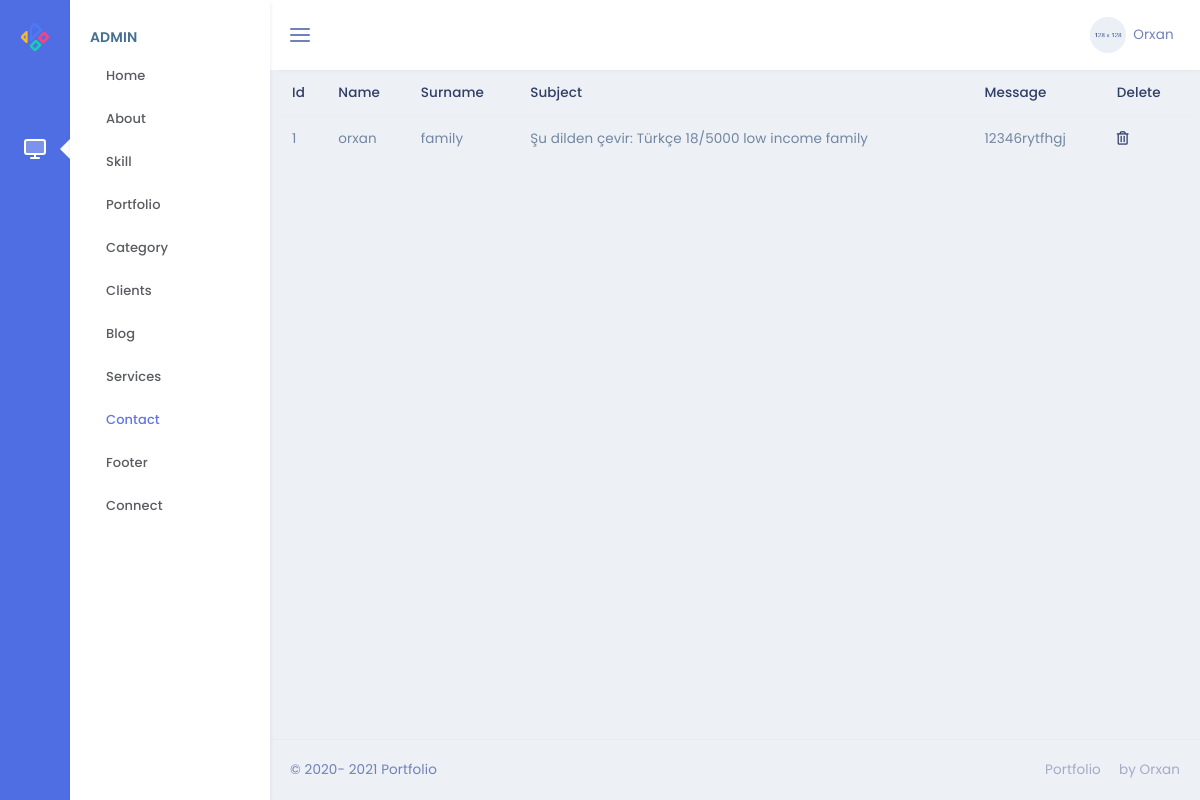
Before: /admin/contact with the older database file.
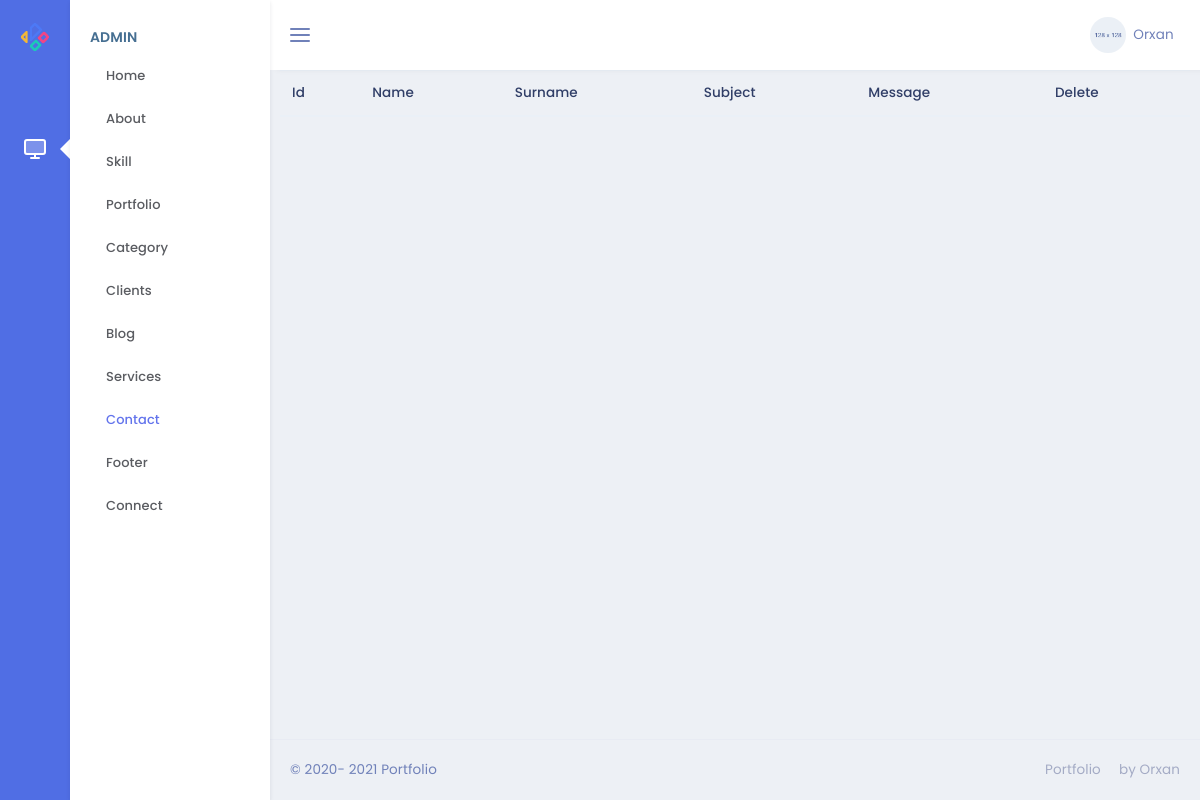
After: the same page with the newer database file.
### models.py (models this page shows)
class Contact(db.Model):
    id=db.Column(db.Integer,primary_key=True)
    name=db.Column(db.String(55))
    surname=db.Column(db.String(55))
    subject=db.Column(db.String(155))
    message=db.Column(db.String(255))

### admin/routes.py (the view)
@admin.route('/contact')
def contact():
    contacts = Contact.query.all()
    return render_template('admin/Contact/contact.html',cnc=contacts)

### admin/templates/admin/Contact/contact.html
{% extends "admin/base.html" %}
{% block content %}
<table class="table">
    <thead>
    <tr>
        <th scope="col">Id</th>
        <th scope="col">Name</th>
        <th scope="col">Surname</th>
        <th scope="col">Subject</th>
        <th scope="col">Message</th>
        <th scope="col">Delete</th>
    </tr>
    </thead>
    <tbody>
    {% for i in cnc %}
    <tr>
        <td>{{i.id}}</td>
        <td>{{i.name}}</td>
        <td>{{i.surname}}</td>
        <td>{{i.subject}}</td>
        <td>{{i.message}}</td>
        <td><a href="/admin/contact/{{i.id}}"><i class="far fa-trash-alt"></i></a></td>
    </tr>
    {% endfor %}
    </tbody>
</table>
{% endblock %}

### admin/templates/admin/base.html (shortened to what this page needs)
<!DOCTYPE html>
<html lang="en">
<head>
    <link href="{{url_for('.static',filename='css/bootstrap.min.css')}}" rel="stylesheet" type="text/css" />
    <link href="{{url_for('.static',filename='css/jquery-ui.min.css')}}" rel="stylesheet">
    <link href="{{url_for('.static',filename='css/icons.min.css')}}" rel="stylesheet" type="text/css" />
    <link rel="stylesheet" href="https://cdnjs.cloudflare.com/ajax/libs/font-awesome/5.15.2/css/all.min.css" />
    <link href="{{url_for('.static',filename='css/metisMenu.min.css')}}" rel="stylesheet" type="text/css" />
    <link href="{{url_for('.static',filename='css/app.min.css')}}" rel="stylesheet" type="text/css" />
</head>
<body class="enlarge-menu">
    <div class="leftbar-tab-menu">
        <div class="main-icon-menu">
            <a href="#" class="logo logo-metrica d-block text-center">
                <span>
                        <img src="{{url_for('.static',filename='images/logo-sm.png')}}" alt="logo-small" class="logo-sm">
                </span>
            </a>
            <nav class="nav">
                <a href="#users" class="nav-link" data-toggle="tooltip-custom" data-placement="right" data-trigger="hover" title="" data-original-title="Dashboard">
                    <i data-feather="monitor" class="align-self-center menu-icon icon-dual"></i>
                </a>
            </nav>
        </div>
        <div class="main-menu-inner">
            <div class="menu-body slimscroll">
                <div id="users" class="main-icon-menu-pane">
                    <div class="title-box">
                        <h6 class="menu-title">Admin</h6>
                    </div>
                    <ul class="nav">
                        <li class="nav-item"><a class="nav-link" href="/admin/home">Home</a></li>
                        <li class="nav-item"><a class="nav-link" href="/admin/about">About</a></li>
                        <li class="nav-item"><a class="nav-link" href="/admin/skill">Skill</a></li>
                        <li class="nav-item"><a class="nav-link" href="/admin/portfolio">Portfolio</a></li>
                        <li class="nav-item"><a class="nav-link" href="/admin/category">Category</a></li>
                        <li class="nav-item"><a class="nav-link" href="/admin/resume">Clients</a></li>
                        <li class="nav-item"><a class="nav-link" href="/admin/blog">Blog</a></li>
                        <li class="nav-item"><a class="nav-link" href="/admin/services">Services</a></li>
                        <li class="nav-item"><a class="nav-link" href="/admin/contact">Contact</a></li>
                        <li class="nav-item"><a class="nav-link" href="/admin/footer">Footer</a></li>
                        <li class="nav-item"><a class="nav-link" href="/admin/connect">Connect</a></li>
                    </ul>
                </div>
            </div>
        </div>
    </div>
    <div class="topbar">
        <nav class="navbar-custom">
            <ul class="list-unstyled topbar-nav float-right mb-0">
                <li class="dropdown">
                    <a class="nav-link dropdown-toggle waves-effect waves-light nav-user" data-toggle="dropdown" href="#" role="button" aria-haspopup="false" aria-expanded="false">
                        <img src="{{url_for('.static',filename='images/users/user-4.jpg')}}" alt="profile-user" class="rounded-circle" />
                        <span class="ml-1 nav-user-name hidden-sm">Orxan <i class="mdi mdi-chevron-down"></i> </span>
                    </a>
                </li>
            </ul>
            <ul class="list-unstyled topbar-nav mb-0">
                <li>
                    <button class="button-menu-mobile nav-link">
                            <i data-feather="menu" class="align-self-center"></i>
                        </button>
                </li>
            </ul>
        </nav>
    </div>
    <div class="page-wrapper">
        <div class="page-content-tab">
            {% block content %}
            {% endblock %}
            <footer class="footer text-center text-sm-left">
                &copy; 2020- 2021 Portfolio <span class="text-muted d-none d-sm-inline-block float-right">Portfolio <i class="mdi mdi-heart text-danger"></i> by Orxan</span>
            </footer>
        </div>
    </div>
</body>
</html>

Changed rows visible on the page:
removed Contact: id "1", name "orxan", surname "family", subject "Şu dilden çevir: Türkçe 18/5000 low income family", message "12346rytfhgj"
